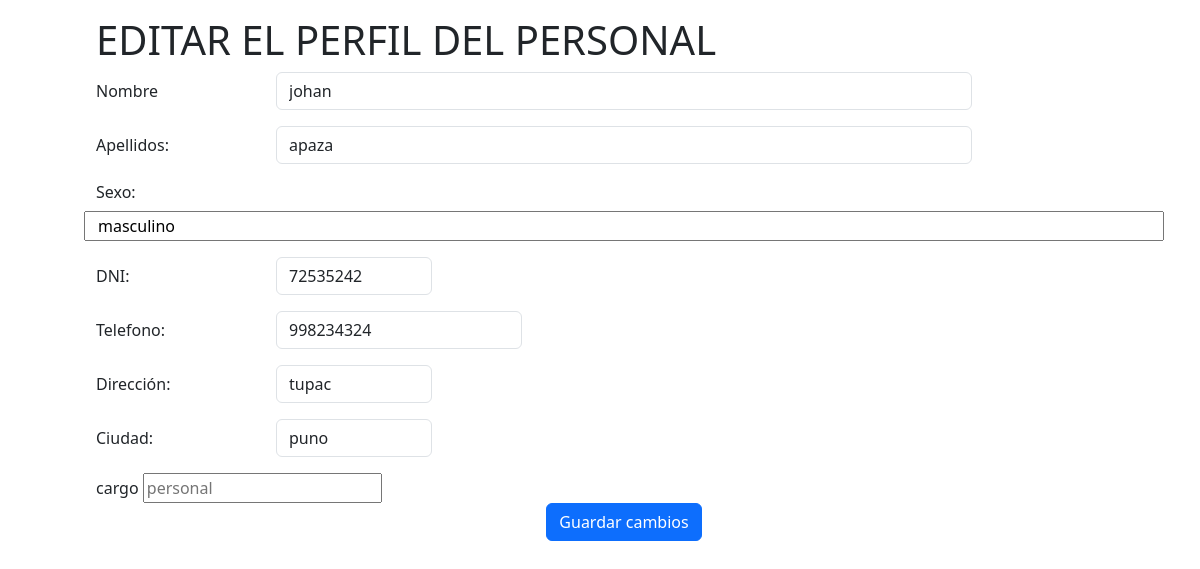
The app's page /view/editarPersonal.php?idpersonal=2 (signed in) with its own data.
### tables this page shows
CREATE TABLE `personal` (
  `id_personal` int NOT NULL AUTO_INCREMENT,
  `nombre` varchar(50) DEFAULT NULL,
  `apellido` varchar(50) DEFAULT NULL,
  `sexo` varchar(10) DEFAULT NULL,
  `dni` int DEFAULT NULL,
  `telefono` int DEFAULT NULL,
  `direccion` varchar(50) DEFAULT NULL,
  `ciudad` varchar(30) DEFAULT NULL,
  `id_cargo` int DEFAULT NULL,
  PRIMARY KEY (`id_personal`),
  UNIQUE KEY `dni` (`dni`),
  UNIQUE KEY `telefono` (`telefono`),
  KEY `id_cargo` (`id_cargo`),
  CONSTRAINT `personal_ibfk_1` FOREIGN KEY (`id_cargo`) REFERENCES `cargo` (`id_cargo`)
);

CREATE TABLE `cargo` (
  `id_cargo` int NOT NULL AUTO_INCREMENT,
  `cargo` varchar(25) DEFAULT NULL,
  `pago_hora` float DEFAULT NULL,
  `planilla` tinyint(1) DEFAULT NULL,
  `nivel_usuario` int DEFAULT NULL,
  `turno` varchar(20) DEFAULT NULL,
  `horas_trabajo` int DEFAULT NULL,
  PRIMARY KEY (`id_cargo`)
);

### model/conexion.php (called while the page is built, shortened)
<?php
class Conexion{
    private $conn;
    public function __construct(){
        $host = "localhost";
        $user = "jersson";
        $password = "jersson";
        $db = "transportes";
        $this->conn=new mysqli($host, $user,$password ,$db);
        return $this->conn;
    }
    public function ConsultaArray($sql)
    {
        if(!$result = $this->conn->query($sql)){
            echo "Error. ".mysqli_error($this->conn);
            return false;
        }
        $data = $result->fetch_array(MYSQLI_ASSOC);
        return $data;
    }
}
?>

### model/consultas.model.php (called while the page is built, shortened)
<?php
require ("conexion.php");
class Consulta{
    private $conn;
    function __construct(){
        $this->conn = new Conexion();
        return $this->conn;
    }
    public function cargoParticular($idcargo){
        $sql = "SELECT * FROM cargo WHERE id_cargo = '$idcargo';";
        $data = $this->conn->ConsultaArray($sql);
        return $data;
    }
    public function personalParticular($idpersonal){
        $sql = "SELECT * FROM personal WHERE id_personal = '$idpersonal';";
        $data = $this->conn->ConsultaArray($sql);
        return $data;
    }
}
?>

### view/editarPersonal.php (the view, shortened to what this page needs)
<?php require "header.php";?>
<?php
require("../model/consultas.model.php");
$consulta = new Consulta();
$id_personal = $_GET['idpersonal'];
$personal = $consulta->personalParticular($id_personal);
$cargoName = $consulta->cargoParticular($personal['id_cargo']);
?>
<h1>EDITAR EL PERFIL DEL PERSONAL</h1>
<form action="../controller/editar.php?idpersonal=<?= $personal['id_personal']?>" method="post" id = "my-form">
    <div class="row mb-3">
        <label class="col-sm-2 col-form-label" for="">Nombre</label>
        <div class="col-sm-8">
            <input type="text" class="form-control" id="nombre" name="nombre"  value = "<?= $personal['nombre']?>">
        </div>
    </div>
    <div class="row mb-3">
        <label class="col-sm-2 col-form-label" for="">Apellidos:</label>
        <div class="col-sm-8">
            <input type="text" required class="form-control" id="apellido" name="apellido"  value = "<?= $personal['apellido']?>">
        </div>
    </div>
    <fieldset class="row mb-3">
        <legend class="col-form-label col-sm-2 pt-0">Sexo:</legend>
        <input type="text" name = "sexo" value = "<?= $personal['sexo']?>" readonly>
    </fieldset>
    <div class="row mb-3">
        <label class="col-sm-2 col-form-label">DNI:</label>
        <div class="col-sm-2">
            <input type="text" required class="form-control" id="dni" name="dni"  value = "<?= $personal['dni']?>" readonly>
        </div>
    </div>
    <div class="row mb-3">
        <label class="col-sm-2 col-form-label" for="">Telefono:</label>
        <div class="col-sm-3">
            <input type="text" required class="form-control" id="telefono" name="telefono"  value = "<?= $personal['telefono']?>">
        </div>
    </div>
    <div class="row mb-3">
        <label class="col-sm-2 col-form-label">Dirección:</label>
        <div class="col-sm-2">
            <input type="text" required class="form-control" id="direccion" name="direccion" value = "<?= $personal['direccion']?>">
        </div>
    </div>
    <div class="row mb-3">
        <label class="col-sm-2 col-form-label">Ciudad:</label>
        <div class="col-sm-2">
            <input type="text" required class="form-control" id="direccion" name="ciudad"  value = "<?= $personal['ciudad']?>">
        </div>
    </div>
    <div>
        <span>cargo</span>
        <input type = "text" name="cargo" list="browsers" placeholder= "<?= $cargoName['cargo']?>" >
        </div>
    <div class="text-center">
        <button type="submit" class="btn btn-primary" name="btn-agregar" id="btn-agregar">Guardar cambios</button>
    </div>
</form>
<?php require "footer.php";?>

### assets/estilos2.css (style rules this page uses)
:root { --header-height: 3.5rem; --nav-with:219px; --first-color: #33165f; --first-color: #087275; --first-color-light: #cecdcd; --title-color: #19181b; --text-color: #020202; --text-color-light: #0e4375; --body-color: #dfdbdf; --container-color: #faf9f9; --body-font: "Poppins", sans-serif; --normal-font-size: 0.998rem; --small-font-size: 0.95rem; --smaller-font-size: 0.85rem; --font-medium: 500; --font-semi-bold: 600; --z-fixed:100; }
@media screen and (min-width: 1024px) { :root { --normal-font-size: 1rem; --small-font-size: 0.875rem; --smaller-font-size: 0.813rem; } }
* { box-sizing: border-box; }
h1 { margin: 0; }

### records on screen
personal: nombre "johan", apellido "apaza", sexo "masculino", dni "72535242", telefono "998234324", direccion "tupac", ciudad "puno"
cargo: cargo "personal"
